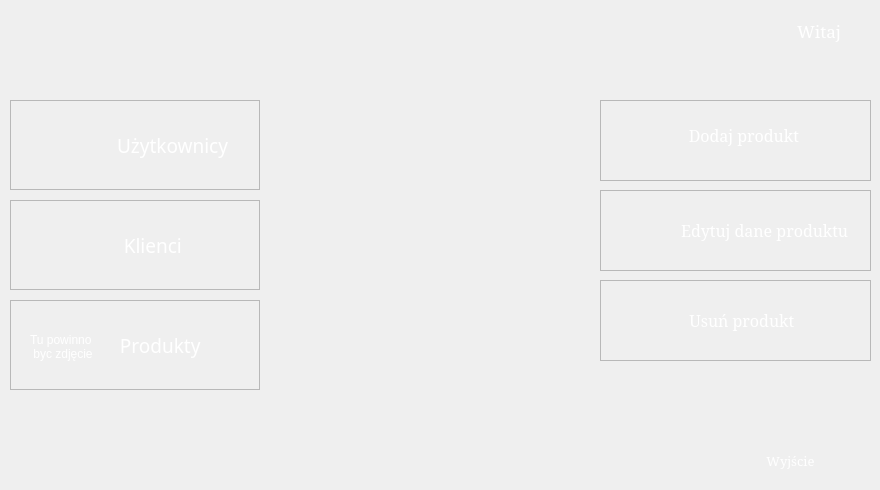
   <widget class="QWidget" name="page3">
    <widget class="QLabel" name="labelWitajImiePage3">
     <property name="enabled">
      <bool>true</bool>
     </property>
     <property name="geometry">
      <rect>
       <x>660</x>
       <y>10</y>
       <width>181</width>
       <height>41</height>
      </rect>
     </property>
     <property name="font">
      <font>
       <family>Constantia</family>
       <pointsize>13</pointsize>
       <stylestrategy>PreferDefault</stylestrategy>
      </font>
     </property>
     <property name="accessibleName">
      <string/>
     </property>
     <property name="autoFillBackground">
      <bool>false</bool>
     </property>
     <property name="styleSheet">
      <string notr="true">color: white;</string>
     </property>
     <property name="frameShadow">
      <enum>QFrame::Plain</enum>
     </property>
     <property name="text">
      <string>Witaj</string>
     </property>
     <property name="alignment">
      <set>Qt::AlignRight|Qt::AlignTrailing|Qt::AlignVCenter</set>
     </property>
    </widget>
    <widget class="QPushButton" name="buttonExitPage3">
     <property name="geometry">
      <rect>
       <x>720</x>
       <y>440</y>
       <width>141</width>
       <height>41</height>
      </rect>
     </property>
     <property name="font">
      <font>
       <family>Constantia</family>
       <pointsize>10</pointsize>
      </font>
     </property>
     <property name="styleSheet">
      <string notr="true">QPushButton{
color:rgb(255, 255, 255);
background:transparent;
}
QPushButton:pressed{
background-color:rgba(255,255,255,40);
}</string>
     </property>
     <property name="text">
      <string>Wyjście</string>
     </property>
     <property name="flat">
      <bool>true</bool>
     </property>
    </widget>
    <widget class="QFrame" name="frameUsunProdukt">
     <property name="geometry">
      <rect>
       <x>600</x>
       <y>280</y>
       <width>271</width>
       <height>81</height>
      </rect>
     </property>
     <property name="styleSheet">
      <string notr="true">QFrame:hover{
background-color:rgba(255, 255, 255, 20);

}
</string>
     </property>
     <property name="frameShape">
      <enum>QFrame::StyledPanel</enum>
     </property>
     <property name="frameShadow">
      <enum>QFrame::Plain</enum>
     </property>
     <widget class="QPushButton" name="buttonUsunProdukt">
      <property name="geometry">
       <rect>
        <x>10</x>
        <y>10</y>
        <width>251</width>
        <height>61</height>
       </rect>
      </property>
      <property name="font">
       <font>
        <family>Constantia</family>
        <pointsize>12</pointsize>
       </font>
      </property>
      <property name="styleSheet">
       <string notr="true">border:none;
color:rgb(255, 255, 255);
background:transparent;</string>
      </property>
      <property name="text">
       <string>   Usuń produkt</string>
      </property>
      <property name="flat">
       <bool>false</bool>
      </property>
     </widget>
     <widget class="QLabel" name="labelUsunProdukt">
      <property name="geometry">
       <rect>
        <x>17</x>
        <y>6</y>
        <width>70</width>
        <height>70</height>
       </rect>
      </property>
      <property name="minimumSize">
       <size>
        <width>70</width>
        <height>70</height>
       </size>
      </property>
      <property name="maximumSize">
       <size>
        <width>70</width>
        <height>70</height>
       </size>
      </property>
      <property name="styleSheet">
       <string notr="true">background:transparent;</string>
      </property>
      <property name="text">
       <string/>
      </property>
      <property name="pixmap">
       <pixmap resource="resource.qrc">:/Images/Images/minus.png</pixmap>
      </property>
     </widget>
    </widget>
    <widget class="QFrame" name="frameDodajProdukt">
     <property name="geometry">
      <rect>
       <x>600</x>
       <y>100</y>
       <width>271</width>
       <height>81</height>
      </rect>
     </property>
     <property name="styleSheet">
      <string notr="true">QFrame:hover{
background-color:rgba(255, 255, 255, 20);

}
</string>
     </property>
     <property name="frameShape">
      <enum>QFrame::StyledPanel</enum>
     </property>
     <property name="frameShadow">
      <enum>QFrame::Plain</enum>
     </property>
     <widget class="QPushButton" name="buttonDodajProdukt">
      <property name="geometry">
       <rect>
        <x>10</x>
        <y>5</y>
        <width>251</width>
        <height>61</height>
       </rect>
      </property>
      <property name="font">
       <font>
        <family>Constantia</family>
        <pointsize>12</pointsize>
       </font>
      </property>
      <property name="styleSheet">
       <string notr="true">border:none;
color:rgb(255, 255, 255);
background:transparent;</string>
      </property>
      <property name="text">
       <string>    Dodaj produkt</string>
      </property>
      <property name="flat">
       <bool>false</bool>
      </property>
     </widget>
     <widget class="QLabel" name="labelDodajProdukt">
      <property name="geometry">
       <rect>
        <x>7</x>
        <y>6</y>
        <width>70</width>
        <height>70</height>
       </rect>
      </property>
      <property name="minimumSize">
       <size>
        <width>70</width>
        <height>70</height>
       </size>
      </property>
      <property name="maximumSize">
       <size>
        <width>70</width>
        <height>70</height>
       </size>
      </property>
      <property name="styleSheet">
       <string notr="true">background:transparent;</string>
      </property>
      <property name="text">
       <string/>
      </property>
      <property name="pixmap">
       <pixmap resource="resource.qrc">:/Images/Images/plus.png</pixmap>
      </property>
     </widget>
    </widget>
    <widget class="QFrame" name="frameEdytujProdukt">
     <property name="geometry">
      <rect>
       <x>600</x>
       <y>190</y>
       <width>271</width>
       <height>81</height>
      </rect>
     </property>
     <property name="styleSheet">
      <string notr="true">QFrame:hover{
background-color:rgba(255, 255, 255, 20);

}
</string>
     </property>
     <property name="frameShape">
      <enum>QFrame::StyledPanel</enum>
     </property>
     <property name="frameShadow">
      <enum>QFrame::Plain</enum>
     </property>
     <widget class="QPushButton" name="buttonEdytujProdukt">
      <property name="geometry">
       <rect>
        <x>10</x>
        <y>10</y>
        <width>251</width>
        <height>61</height>
       </rect>
      </property>
      <property name="font">
       <font>
        <family>Constantia</family>
        <pointsize>12</pointsize>
       </font>
      </property>
      <property name="styleSheet">
       <string notr="true">border:none;
color:rgb(255, 255, 255);
background:transparent;</string>
      </property>
      <property name="text">
       <string>              Edytuj dane produktu</string>
      </property>
      <property name="flat">
       <bool>false</bool>
      </property>
     </widget>
     <widget class="QLabel" name="labelEdytujProdukt">
      <property name="geometry">
       <rect>
        <x>17</x>
        <y>7</y>
        <width>70</width>
        <height>70</height>
       </rect>
      </property>
      <property name="minimumSize">
       <size>
        <width>70</width>
        <height>70</height>
       </size>
      </property>
      <property name="maximumSize">
       <size>
        <width>70</width>
        <height>70</height>
       </size>
      </property>
      <property name="styleSheet">
       <string notr="true">background:transparent;</string>
      </property>
      <property name="text">
       <string/>
      </property>
      <property name="pixmap">
       <pixmap resource="resource.qrc">:/Images/Images/edit.png</pixmap>
      </property>
     </widget>
    </widget>
    <widget class="QFrame" name="frameUzytkownicyPage3">
     <property name="geometry">
      <rect>
       <x>10</x>
       <y>100</y>
       <width>250</width>
       <height>90</height>
      </rect>
     </property>
     <property name="minimumSize">
      <size>
       <width>250</width>
       <height>90</height>
      </size>
     </property>
     <property name="maximumSize">
      <size>
       <width>250</width>
       <height>90</height>
      </size>
     </property>
     <property name="styleSheet">
      <string notr="true">QFrame:hover{
background-color:rgba(255, 255, 255, 20);

}
</string>
     </property>
     <property name="frameShape">
      <enum>QFrame::StyledPanel</enum>
     </property>
     <property name="frameShadow">
      <enum>QFrame::Plain</enum>
     </property>
     <widget class="QLabel" name="labelUzytkownicyPage3">
      <property name="geometry">
       <rect>
        <x>20</x>
        <y>10</y>
        <width>70</width>
        <height>74</height>
       </rect>
      </property>
      <property name="minimumSize">
       <size>
        <width>70</width>
        <height>74</height>
       </size>
      </property>
      <property name="maximumSize">
       <size>
        <width>70</width>
        <height>74</height>
       </size>
      </property>
      <property name="styleSheet">
       <string notr="true">image:url(:/Images/Images/user.png);
background:transparent;</string>
      </property>
      <property name="text">
       <string/>
      </property>
     </widget>
     <widget class="QPushButton" name="buttonUzytkownicyPage3">
      <property name="geometry">
       <rect>
        <x>0</x>
        <y>0</y>
        <width>251</width>
        <height>91</height>
       </rect>
      </property>
      <property name="font">
       <font>
        <family>Linux Libertine Display G</family>
        <pointsize>14</pointsize>
        <weight>50</weight>
        <italic>false</italic>
        <bold>false</bold>
       </font>
      </property>
      <property name="styleSheet">
       <string notr="true">QPushButton{
border:none;
color:rgb(255, 255, 255);
background:transparent;
}
QPushButton:pressed{
background-color:rgba(255,255,255,40);
}</string>
      </property>
      <property name="text">
       <string>               Użytkownicy</string>
      </property>
     </widget>
    </widget>
    <widget class="QFrame" name="frameProduktyPage3">
     <property name="geometry">
      <rect>
       <x>10</x>
       <y>300</y>
       <width>250</width>
       <height>90</height>
      </rect>
     </property>
     <property name="minimumSize">
      <size>
       <width>250</width>
       <height>90</height>
      </size>
     </property>
     <property name="maximumSize">
      <size>
       <width>250</width>
       <height>90</height>
      </size>
     </property>
     <property name="styleSheet">
      <string notr="true">QFrame:hover{
background-color:rgba(255, 255, 255, 20);

}
</string>
     </property>
     <property name="frameShape">
      <enum>QFrame::StyledPanel</enum>
     </property>
     <property name="frameShadow">
      <enum>QFrame::Plain</enum>
     </property>
     <widget class="QLabel" name="labelProduktyPage3">
      <property name="geometry">
       <rect>
        <x>20</x>
        <y>10</y>
        <width>70</width>
        <height>74</height>
       </rect>
      </property>
      <property name="minimumSize">
       <size>
        <width>70</width>
        <height>74</height>
       </size>
      </property>
      <property name="maximumSize">
       <size>
        <width>70</width>
        <height>74</height>
       </size>
      </property>
      <property name="styleSheet">
       <string notr="true">color:white;</string>
      </property>
      <property name="text">
       <string>Tu powinno
 byc zdjęcie</string>
      </property>
     </widget>
     <widget class="QPushButton" name="buttonProduktyPage3">
      <property name="geometry">
       <rect>
        <x>0</x>
        <y>0</y>
        <width>251</width>
        <height>91</height>
       </rect>
      </property>
      <property name="font">
       <font>
        <family>Linux Libertine Display G</family>
        <pointsize>14</pointsize>
        <weight>50</weight>
        <italic>false</italic>
        <bold>false</bold>
       </font>
      </property>
      <property name="styleSheet">
       <string notr="true">QPushButton{
border:none;
color:rgb(255, 255, 255);
background:transparent;
}
QPushButton:pressed{
background-color:rgba(255,255,255,40);
}</string>
      </property>
      <property name="text">
       <string>          Produkty</string>
      </property>
     </widget>
    </widget>
    <widget class="QFrame" name="frameKlienciPage3">
     <property name="geometry">
      <rect>
       <x>10</x>
       <y>200</y>
       <width>250</width>
       <height>90</height>
      </rect>
     </property>
     <property name="minimumSize">
      <size>
       <width>250</width>
       <height>90</height>
      </size>
     </property>
     <property name="maximumSize">
      <size>
       <width>250</width>
       <height>90</height>
      </size>
     </property>
     <property name="styleSheet">
      <string notr="true">QFrame:hover{
background-color:rgba(255, 255, 255, 20);

}
</string>
     </property>
     <property name="frameShape">
      <enum>QFrame::StyledPanel</enum>
     </property>
     <property name="frameShadow">
      <enum>QFrame::Sunken</enum>
     </property>
     <widget class="QLabel" name="labelKlienciPage3">
      <property name="geometry">
       <rect>
        <x>20</x>
        <y>10</y>
        <width>70</width>
        <height>74</height>
       </rect>
      </property>
      <property name="minimumSize">
       <size>
        <width>70</width>
        <height>74</height>
       </size>
      </property>
      <property name="maximumSize">
       <size>
        <width>70</width>
        <height>74</height>
       </size>
      </property>
      <property name="styleSheet">
       <string notr="true">image: url(:/Images/Images/clients.png);
background:transparent;</string>
      </property>
      <property name="text">
       <string/>
      </property>
     </widget>
     <widget class="QPushButton" name="buttonKlienciPage3">
      <property name="geometry">
       <rect>
        <x>0</x>
        <y>0</y>
        <width>251</width>
        <height>91</height>
       </rect>
      </property>
      <property name="font">
       <font>
        <family>Linux Libertine Display G</family>
        <pointsize>14</pointsize>
        <weight>50</weight>
        <italic>false</italic>
        <bold>false</bold>
       </font>
      </property>
      <property name="styleSheet">
       <string notr="true">QPushButton{
border:none;
color:rgb(255, 255, 255);
background:transparent;
}
QPushButton:pressed{
background-color:rgba(255,255,255,40);
}</string>
      </property>
      <property name="text">
       <string>       Klienci</string>
      </property>
     </widget>
    </widget>
   </widget>
